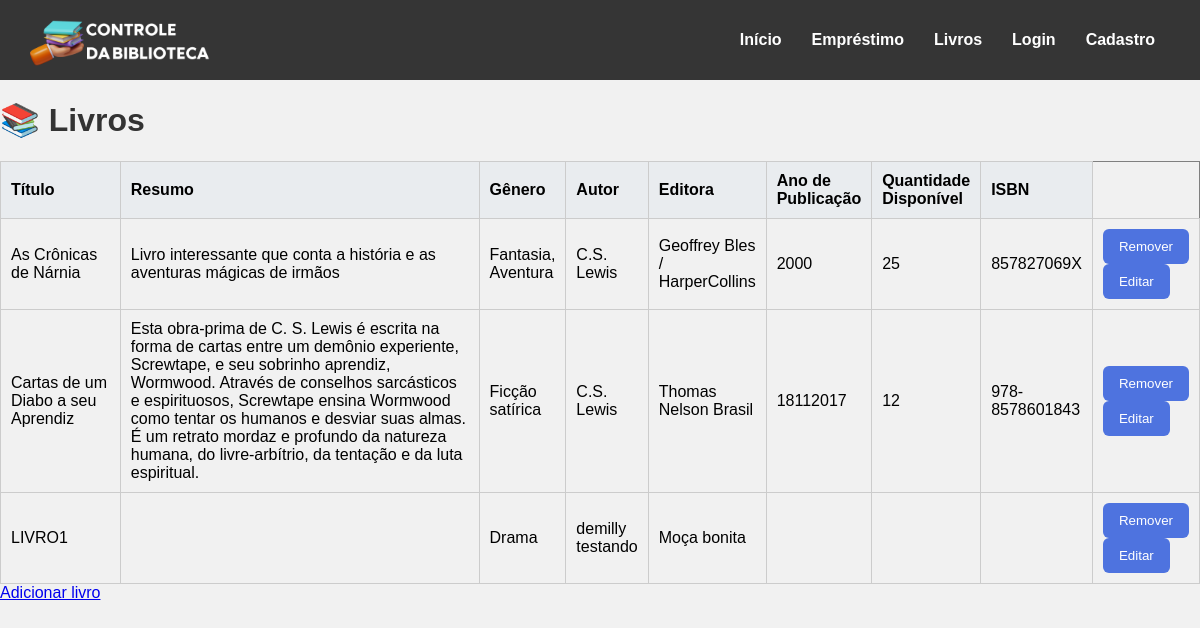
Screenshot of /livros (signed in) with the database file from the repository.
### tables this page shows
CREATE TABLE livros (
    id_livro INTEGER PRIMARY KEY AUTOINCREMENT,
    autor_id INTEGER NOT NULL,
    titulo VARCHAR(255) NOT NULL,
    isbn VARCHAR(13) NOT NULL,
    ano_publicacao INTEGER NOT NULL,
    genero_id INTEGER NOT NULL,
    editora_id INTEGER NOT NULL,
    quantidade_disponivel INTEGER NOT NULL,
    resumo TEXT,
    FOREIGN KEY (autor_id) REFERENCES autores(id_autor) ON DELETE RESTRICT,
    FOREIGN KEY (genero_id) REFERENCES generos(id_genero),
    FOREIGN KEY (editora_id) REFERENCES editoras(id_editora)
);

CREATE TABLE generos (
    id_genero INTEGER PRIMARY KEY AUTOINCREMENT,
    nome_genero VARCHAR(255) NOT NULL
);

CREATE TABLE autores (
    id_autor INTEGER PRIMARY KEY AUTOINCREMENT,
    nome_autor VARCHAR(255) NOT NULL,
    nacionalidade VARCHAR(255),
    data_nascimento DATE,
    biografia TEXT
);

CREATE TABLE editoras (
    id_editora INTEGER PRIMARY KEY AUTOINCREMENT,
    nome_editora VARCHAR(255) NOT NULL,
    endereco_editora TEXT
);

### app.py (the view)
@app.route('/livros', methods=["GET", "POST"])
@login_required
def livros():
    conexao = obter_conexao()
    sql = """
        SELECT
            livros.id_livro,
            livros.titulo,
            autores.nome_autor AS autor,
            generos.nome_genero AS genero,
            editoras.nome_editora AS editora,
            livros.isbn,
            livros.ano_publicacao,
            livros.quantidade_disponivel,
            livros.resumo
        FROM livros
        LEFT JOIN autores ON livros.autor_id = autores.id_autor
        LEFT JOIN generos ON livros.genero_id = generos.id_genero
        LEFT JOIN editoras ON livros.editora_id = editoras.id_editora
        ORDER BY livros.titulo
    """
    livros = conexao.execute(sql).fetchall()
    conexao.close()
    return render_template('livros.html', livros=livros)

### app.py (called while the page is built)
@login_manager.user_loader
def load_user(user_id):
    return User.achar_email(user_id)

### database.py (called while the page is built)
def obter_conexao():
    conexao = sqlite3.connect('livros.db')
    conexao.execute("PRAGMA foreign_keys = ON")
    conexao.row_factory = sqlite3.Row
    return conexao

### modelos/__init__.py (called while the page is built)
    @classmethod
    def achar_email(cls, email):
        conexao = obter_conexao()
        sql = "SELECT * FROM usuarios WHERE email = ?"
        resultado = conexao.execute(sql, (email,)).fetchone()
        if resultado:
            return User(
                email=resultado['email'],
                nome=resultado['nome_usuario'],
                senha=resultado['senha_usuario'],
                numero_telefone=resultado['numero_telefone'],
                data_inscricao=resultado['data_inscricao']
            )
        return None

### templates/livros.html (shortened to what this page needs)
{% extends 'base.html'%}
{% block conteudo %}
    <h1>📚 Livros</h1>
    {% if livros %}
    <table border="1">
        <tr>
            <th>Título</th>
            <th>Resumo</th>
            <th>Gênero</th>
            <th>Autor</th>
            <th>Editora</th>
            <th>Ano de Publicação</th>
            <th>Quantidade Disponível</th>
            <th>ISBN</th>
        </tr>
        {% for livro in livros %}
        <tr>
            <td style="width: 10%;">{{ livro.titulo }}</td>
            <td style="width: 30%;">{{ livro.resumo }}</td>
            <td>{{ livro.genero }}</td>
            <td>{{ livro.autor }}</td>
            <td>{{ livro.editora }}</td>
            <td>{{ livro.ano_publicacao }}</td>
            <td>{{ livro.quantidade_disponivel }}</td>
            <td>{{ livro.isbn }}</td>
            <td>
                <a>
                    <form action="{{ url_for('remover_livro') }}" method="post" style="display:inline;">
                    <button type="submit">Remover</button>
                    </form>
                </a>
                <a href="{{ url_for('editar_livro', id=livro.id_livro) }}"><button type="button">Editar</button></a>
            </td>
        </tr>
        {% endfor %}
    </table>
    {% else %}
        <p>Nenhum livro cadastrado.</p>
    {% endif %}
    <a href="{{url_for('criar_livro')}}">Adicionar livro</a>
{% endblock %}

### templates/base.html (shortened to what this page needs)
<!DOCTYPE html>
<html lang="en">
<head>
    <link rel="stylesheet" href="{{ url_for('static', filename='style.css')}}">
    <link rel="stylesheet" href="{{ url_for('static', filename='menu.css') }}">
    <link rel="stylesheet" href="{{ url_for('static', filename='cadastro.css')}}">
</head>
<body>
    {% include 'componentes/menu.html' %}
    {% block conteudo %}
    {% endblock %}
</body>
</html>

### templates/componentes/menu.html (shortened to what this page needs)
<div class="menu">
    <div class="logo">
        <img src="{{ url_for('static', filename='img/logo.png') }}" alt="Logo">
    </div>
    <div class="links">
        <a href="/">Início</a>
        <a href="/emprestimo">Empréstimo</a>
        <div class="outros-links">
            <a href="/livros">Livros</a>
        </div>
        <a href="/login">Login</a>
        <a href="/cadastro">Cadastro</a>
    </div>
</div>

### static/style.css (style rules this page uses)
h1 { color: #333; }
table { width: 100%; border-collapse: collapse; margin-top: 20px; }
table th, table td { border: 1px solid #ccc; padding: 10px; text-align: left; }
table th { background-color: #e9ecef; }
button { background-color: #4e73df; color: white; border: none; padding: 10px 16px; border-radius: 6px; cursor: pointer; transition: background-color 0.3s; }

### static/menu.css (style rules this page uses)
.menu { height: 10vh; min-height: 40px; width: 100%; background: #353535; display: flex; align-items: center; justify-content: space-between; padding: 0 30px; box-sizing: border-box; }
.menu a { color: white; text-decoration: none; margin: 0 15px; font-weight: bold; }
.menu .logo img { width: 180px; }
.menu .links { display: flex; align-items: center; }
* { font-family:Arial, Helvetica, sans-serif; }
.outros-links { position: relative; }

### static/cadastro.css (style rules this page uses)
body { background-color: #f1f1f1; margin: 0; }
.logo img { width: 120px; height: auto; }
.logo { display: flex; justify-content: space-between; width: 100%; }

### rows the page displays
livros: titulo "As Crônicas de Nárnia", resumo "Livro interessante que conta a história e as aventuras mágicas de irmãos", genero "Fantasia, Aventura", autor "C.S. Lewis", editora "Geoffrey Bles / HarperCollins", ano_publicacao "2000", quantidade_disponivel "25", isbn "857827069X"
livros: titulo "Cartas de um Diabo a seu Aprendiz", resumo "Esta obra-prima de C. S. Lewis é escrita na forma de cartas entre um demônio experiente, Screwtape, e seu sobrinho aprendiz, Wormwood. Através de conselhos sarcásticos e espirituosos, Screwtape ensina Wormwood como tentar os humanos e desviar suas almas. É um retrato mordaz e profundo da natureza humana, do livre-arbítrio, da tentação e da luta espiritual.", genero "Ficção satírica", autor "C.S. Lewis", editora "Thomas Nelson Brasil", ano_publicacao "18112017", quantidade_disponivel "12", isbn "978-8578601843"
livros: titulo "LIVRO1", genero "Drama", autor "demilly testando", editora "Moça bonita"
